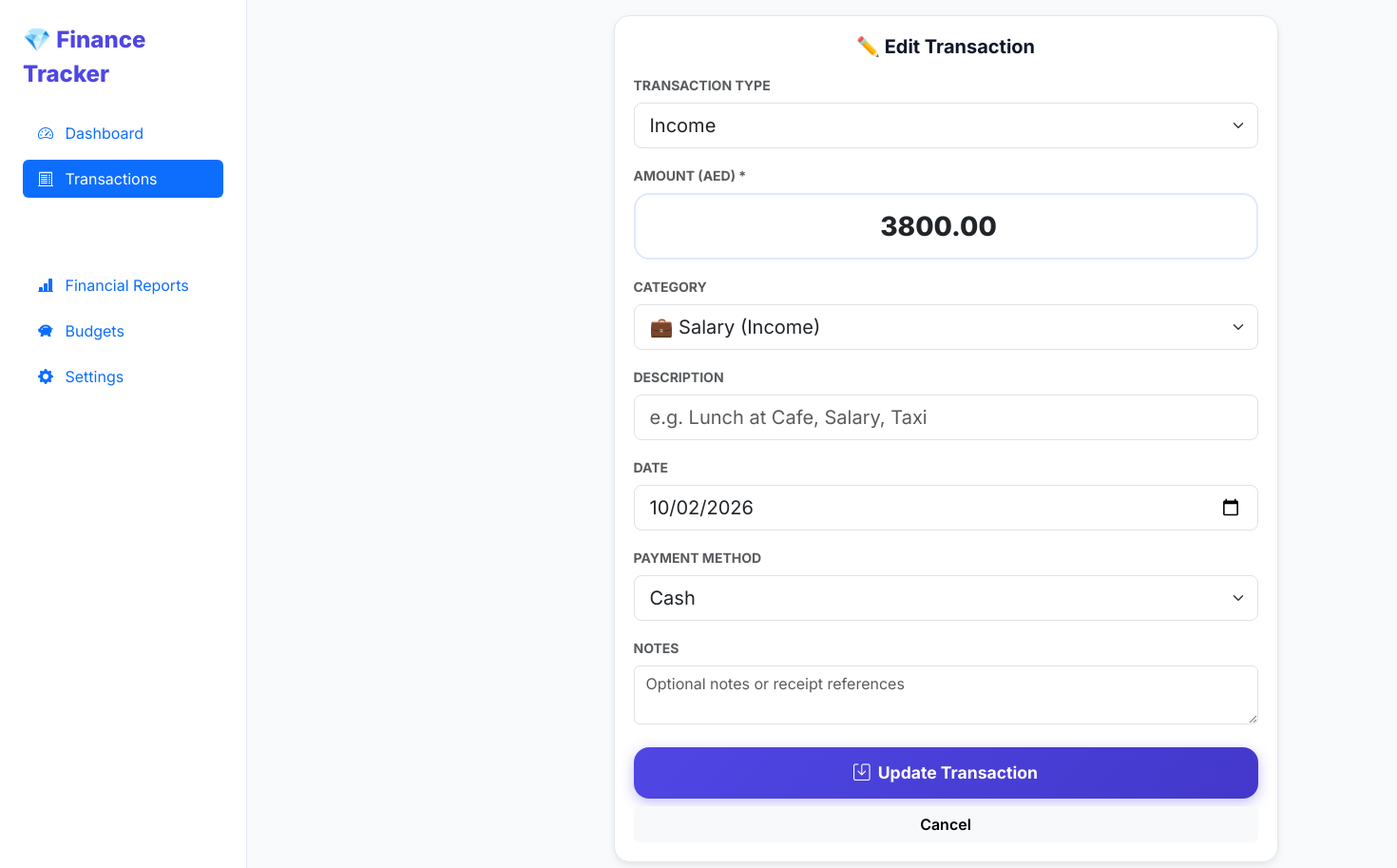
Screenshot of /transactions/10/edit/ with the database file from the repository.
### finance/models.py (models this page shows, shortened)
class Transaction(models.Model):
    TYPE_CHOICES = (
        ('EXPENSE', 'Expense'),
        ('INCOME', 'Income'),
    )
    PAYMENT_CHOICES = (
        ('CASH', 'Cash'),
        ('BANK', 'Bank Transfer'),
        ('CARD', 'Card'),
        ('UPI', 'UPI / Online'),
        ('OTHER', 'Other'),
    )
    transaction_type = models.CharField(max_length=10, choices=TYPE_CHOICES, default='EXPENSE')
    amount = models.DecimalField(max_digits=12, decimal_places=2)
    category = models.ForeignKey(Category, on_delete=models.SET_NULL, null=True, blank=True, related_name='transactions')
    description = models.CharField(max_length=255, blank=True, default='')
    transaction_date = models.DateField(default=timezone.now)
    payment_method = models.CharField(max_length=10, choices=PAYMENT_CHOICES, default='CASH')
    notes = models.TextField(blank=True, default='')
    created_at = models.DateTimeField(auto_now_add=True)
    updated_at = models.DateTimeField(auto_now=True)
    class Meta:
        ordering = ['-transaction_date', '-created_at']

### finance/views.py (the view)
# urls.py: path('transactions/<int:pk>/edit/', views.transaction_edit_view, name='transaction_edit'),
def transaction_edit_view(request, pk):
    tx = get_object_or_404(Transaction, pk=pk)
    if request.method == 'POST':
        form = TransactionForm(request.POST, instance=tx)
        if form.is_valid():
            tx = form.save()
            messages.success(request, "Transaction updated successfully!")
            return redirect('transaction_list')
        else:
            messages.error(request, "Please check form errors.")
    else:
        form = TransactionForm(instance=tx)
    context = {
        'active_page': 'transactions',
        'form': form,
        'transaction': tx,
    }
    return render(request, 'transactions/edit.html', context)

### finance/models.py (called while the page is built)
    def __str__(self):
        return f"{self.icon} {self.name} ({self.get_category_type_display()})"

    @classmethod
    def get_setting(cls, key, default=''):
        try:
            return cls.objects.get(key=key).value
        except cls.DoesNotExist:
            return getattr(settings, key, default)

### finance/services.py (called while the page is built)
def get_currency():
    return AppSetting.get_setting('DEFAULT_CURRENCY', 'AED')

### finance/views.py (called while the page is built)
def global_settings_context(request):
    return {
        'CURRENCY': get_currency(),
    }

### finance/templates/transactions/edit.html (shortened to what this page needs)
{% extends 'base.html' %}
{% block content %}
<div class="row justify-content-center">
    <div class="col-12 col-md-8 col-lg-6">
        <div class="glass-card">
            <h5 class="fw-bold mb-3 text-center">✏️ Edit Transaction</h5>
            <form method="POST">
                <div class="mb-3">
                    <label class="form-label text-muted small fw-bold">TRANSACTION TYPE</label>
                    {{ form.transaction_type }}
                </div>
                <div class="mb-3">
                    <label class="form-label text-muted small fw-bold">AMOUNT ({{ CURRENCY }}) *</label>
                    {{ form.amount }}
                </div>
                <div class="mb-3">
                    <label class="form-label text-muted small fw-bold">CATEGORY</label>
                    {{ form.category }}
                </div>
                <div class="mb-3">
                    <label class="form-label text-muted small fw-bold">DESCRIPTION</label>
                    {{ form.description }}
                </div>
                <div class="mb-3">
                    <label class="form-label text-muted small fw-bold">DATE</label>
                    {{ form.transaction_date }}
                </div>
                <div class="mb-3">
                    <label class="form-label text-muted small fw-bold">PAYMENT METHOD</label>
                    {{ form.payment_method }}
                </div>
                <div class="mb-3">
                    <label class="form-label text-muted small fw-bold">NOTES</label>
                    {{ form.notes }}
                </div>
                <div class="d-grid gap-2 mt-4">
                    <button type="submit" class="btn btn-primary-lg">
                        <i class="bi bi-save me-1"></i> Update Transaction
                    </button>
                    <a href="{% url 'transaction_list' %}" class="btn btn-light fw-semibold">Cancel</a>
                </div>
            </form>
        </div>
    </div>
</div>
{% endblock %}

### finance/static/css/style.css (style rules this page uses)
:root { --bg-main: #f8fafc; --bg-card: #ffffff; --text-main: #0f172a; --text-muted: #64748b; --primary: #4f46e5; --primary-hover: #4338ca; --primary-light: #e0e7ff; --income-color: #10b981; --income-bg: #ecfdf5; --expense-color: #f43f5e; --expense-bg: #fff1f2; --warning-color: #f59e0b; --warning-bg: #fffbeb; --danger-color: #ef4444; --danger-bg: #fef2f2; --border-color: #e2e8f0; --shadow-sm: 0 1px 3px rgba(15, 23, 42, 0.06), 0 1px 2px rgba(15, 23, 42, 0.04); --shadow-md: 0 4px 12px -2px rgba(15, 23, 42, 0.08), 0 2px 6px -1px rgba(15, 23, 42, 0.04); --shadow-lg: 0 10px 25px -3px rgba(79, 70, 229, 0.15), 0 4px 10px -2px rgba(15, 23, 42, 0.05); --radius-sm: 10px; --radius-md: 16px; --radius-lg: 24px; }
body { background-color: var(--bg-main); color: var(--text-main); font-family: 'Inter', -apple-system, BlinkMacSystemFont, "Segoe UI", Roboto, sans-serif; padding-bottom: 90px; margin: 0; -webkit-tap-highlight-color: transparent; }
@media (min-width: 992px) { body { padding-bottom: 30px; } }
.glass-card { background: var(--bg-card); border: 1px solid var(--border-color); border-radius: var(--radius-md); box-shadow: var(--shadow-md); padding: 1.25rem; margin-bottom: 1.25rem; transition: transform 0.2s ease, box-shadow 0.2s ease; }
.form-input-lg { font-size: 1.75rem !important; font-weight: 800 !important; text-align: center; padding: 0.75rem !important; border-radius: var(--radius-md) !important; border: 2px solid var(--primary-light) !important; }
.btn-primary-lg { background: linear-gradient(135deg, #4f46e5 0%, #4338ca 100%); color: #fff; font-weight: 700; font-size: 1.1rem; padding: 0.85rem 1.5rem; border-radius: var(--radius-md); border: none; width: 100%; box-shadow: 0 4px 14px rgba(79, 70, 229, 0.35); }

### rows the page displays
Transaction: transaction_type "Income", amount "3800.00", category "💼 Salary (Income)", transaction_date "10/02/2026", payment_method "Cash"

### other values shown
{{ CURRENCY }} "AED"
